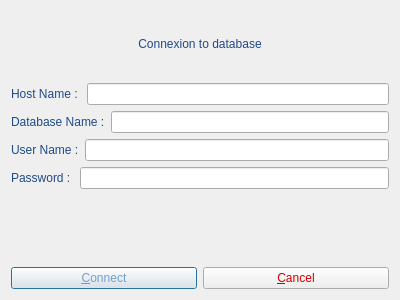
<?xml version="1.0" encoding="UTF-8"?>
<ui version="4.0">
 <class>DialogConnectDatabase</class>
 <widget class="QDialog" name="DialogConnectDatabase">
  <property name="geometry">
   <rect>
    <x>0</x>
    <y>0</y>
    <width>400</width>
    <height>300</height>
   </rect>
  </property>
  <property name="windowTitle">
   <string>manageBill connexion database</string>
  </property>
  <property name="windowIcon">
   <iconset resource="icon.qrc">
    <normaloff>:/icon/image/receipt16.png</normaloff>:/icon/image/receipt16.png</iconset>
  </property>
  <layout class="QGridLayout" name="gridLayout_6">
   <item row="5" column="0">
    <widget class="QLabel" name="labelMessage">
     <property name="styleSheet">
      <string notr="true">color: rgb(204, 0, 0);
font: 75 14pt &quot;URW Palladio L&quot;;</string>
     </property>
     <property name="text">
      <string>&lt;html&gt;&lt;head/&gt;&lt;body&gt;&lt;p align=&quot;center&quot;&gt;&lt;br/&gt;&lt;/p&gt;&lt;/body&gt;&lt;/html&gt;</string>
     </property>
    </widget>
   </item>
   <item row="4" column="0">
    <layout class="QGridLayout" name="gridLayout_4">
     <item row="0" column="0">
      <widget class="QLabel" name="labelPassword">
       <property name="styleSheet">
        <string notr="true">font: 75 12pt &quot;URW Palladio L&quot;;
color: rgb(32, 74, 135);</string>
       </property>
       <property name="text">
        <string>Password : </string>
       </property>
      </widget>
     </item>
     <item row="0" column="1">
      <widget class="QLineEdit" name="lineEditPassword">
       <property name="styleSheet">
        <string notr="true">font: 75 12pt &quot;URW Palladio L&quot;;</string>
       </property>
      </widget>
     </item>
    </layout>
   </item>
   <item row="0" column="0">
    <widget class="QLabel" name="labelTitle">
     <property name="styleSheet">
      <string notr="true">font: 75 15pt &quot;URW Palladio L&quot;;
color:rgb(32, 74, 135)</string>
     </property>
     <property name="text">
      <string>&lt;html&gt;&lt;head/&gt;&lt;body&gt;&lt;p align=&quot;center&quot;&gt;Connexion to database&lt;/p&gt;&lt;/body&gt;&lt;/html&gt;</string>
     </property>
    </widget>
   </item>
   <item row="2" column="0">
    <layout class="QGridLayout" name="gridLayout_2">
     <item row="0" column="0">
      <widget class="QLabel" name="labelDbName">
       <property name="styleSheet">
        <string notr="true">font: 75 12pt &quot;URW Palladio L&quot;;
color: rgb(32, 74, 135);</string>
       </property>
       <property name="text">
        <string>Database Name :</string>
       </property>
      </widget>
     </item>
     <item row="0" column="1">
      <widget class="QLineEdit" name="lineEditDbName">
       <property name="styleSheet">
        <string notr="true">font: 75 12pt &quot;URW Palladio L&quot;;</string>
       </property>
      </widget>
     </item>
    </layout>
   </item>
   <item row="1" column="0">
    <layout class="QGridLayout" name="gridLayout">
     <item row="0" column="0">
      <widget class="QLabel" name="labelHostName">
       <property name="styleSheet">
        <string notr="true">font: 75 12pt &quot;URW Palladio L&quot;;
color: rgb(32, 74, 135);</string>
       </property>
       <property name="text">
        <string>Host Name : </string>
       </property>
      </widget>
     </item>
     <item row="0" column="1">
      <widget class="QLineEdit" name="lineEditHostName">
       <property name="styleSheet">
        <string notr="true">font: 75 12pt &quot;URW Palladio L&quot;;</string>
       </property>
      </widget>
     </item>
    </layout>
   </item>
   <item row="3" column="0">
    <layout class="QGridLayout" name="gridLayout_3">
     <item row="0" column="0">
      <widget class="QLabel" name="labelUserName">
       <property name="styleSheet">
        <string notr="true">font: 75 12pt &quot;URW Palladio L&quot;;
color: rgb(32, 74, 135);</string>
       </property>
       <property name="text">
        <string>User Name :</string>
       </property>
      </widget>
     </item>
     <item row="0" column="1">
      <widget class="QLineEdit" name="lineEditUserName">
       <property name="styleSheet">
        <string notr="true">font: 75 12pt &quot;URW Palladio L&quot;;</string>
       </property>
      </widget>
     </item>
    </layout>
   </item>
   <item row="6" column="0">
    <layout class="QGridLayout" name="gridLayout_5">
     <item row="0" column="0">
      <widget class="QPushButton" name="pushButtonConnect">
       <property name="styleSheet">
        <string notr="true">font: 75 12pt &quot;URW Palladio L&quot;;
color: rgb(114, 159, 207);</string>
       </property>
       <property name="text">
        <string>&amp;Connect</string>
       </property>
       <property name="icon">
        <iconset resource="icon.qrc">
         <normaloff>:/icon/image/check24.png</normaloff>:/icon/image/check24.png</iconset>
       </property>
       <property name="iconSize">
        <size>
         <width>24</width>
         <height>24</height>
        </size>
       </property>
      </widget>
     </item>
     <item row="0" column="1">
      <widget class="QPushButton" name="pushButtonCancel">
       <property name="styleSheet">
        <string notr="true">font: 75 12pt &quot;URW Palladio L&quot;;
color: rgb(204, 0, 0);</string>
       </property>
       <property name="text">
        <string>&amp;Cancel</string>
       </property>
       <property name="icon">
        <iconset resource="icon.qrc">
         <normaloff>:/icon/image/cancel16.png</normaloff>:/icon/image/cancel16.png</iconset>
       </property>
       <property name="iconSize">
        <size>
         <width>24</width>
         <height>24</height>
        </size>
       </property>
      </widget>
     </item>
    </layout>
   </item>
  </layout>
 </widget>
 <resources>
  <include location="icon.qrc"/>
 </resources>
 <connections/>
</ui>
